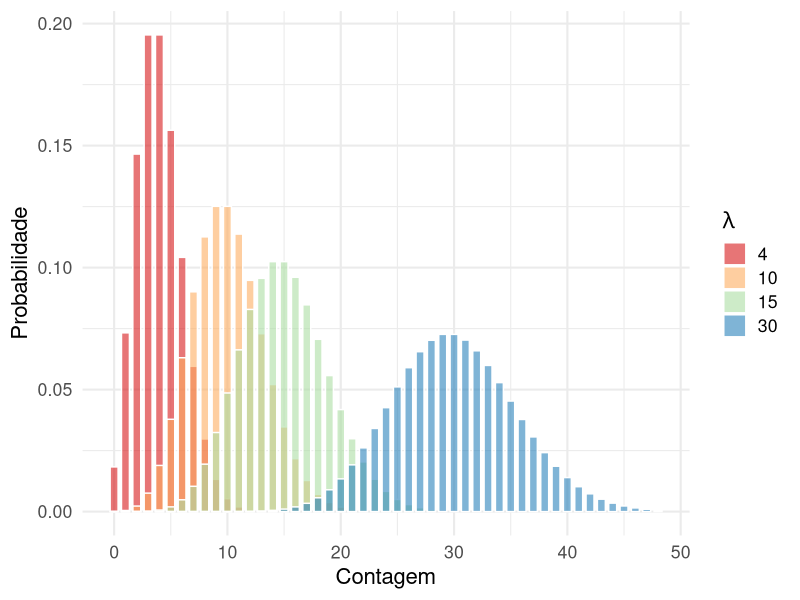
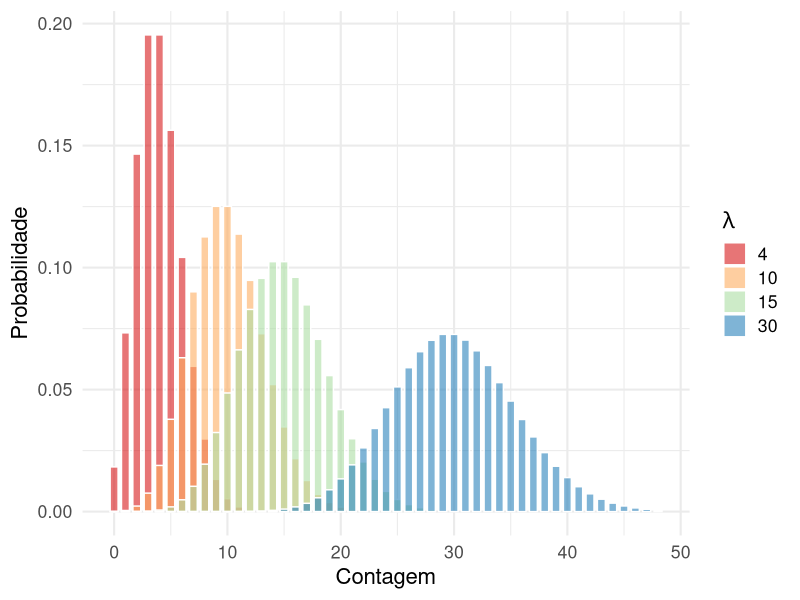
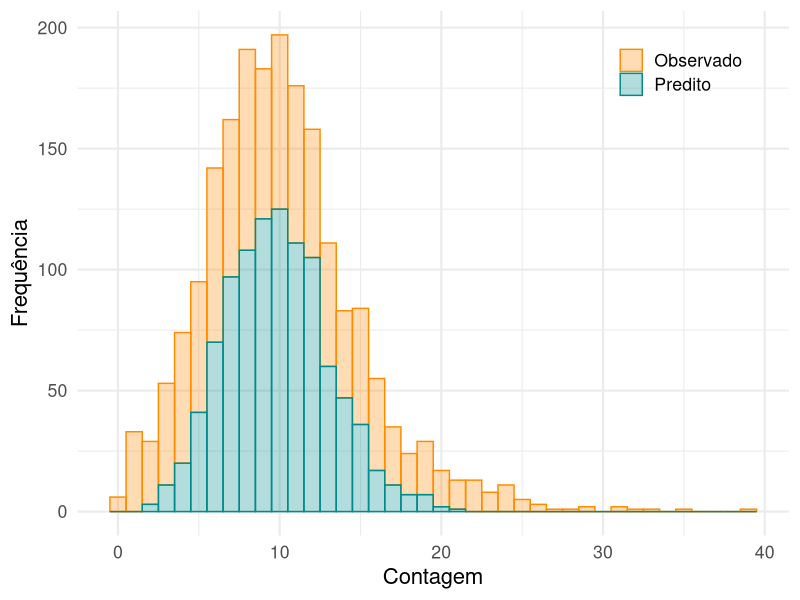

These figures' R source, in order: (Note: this script raises an error after producing the figures.)
#                                 #
#          - Figuras -            #
#            Aula 04              #
#                                 #
###################################


# Carregando os pacotes
#~~~~~~~~~~~~~~~~~~~~~~~~
library(ggplot2)
library(dplyr)
library(tidyr)


# Definindo o diretório base
#~~~~~~~~~~~~~~~~~~~~~~~~~~~~
setwd("~/OneDrive/Arbeit/Lectures_and_Talks/UFRN/Lectures/ECL0072-GLM_GAM/")



########################
# Distribuição Poisson #
########################


## Definindo o parâmetro (lambda) ##
lambdas <- c(4, 10, 15, 30)

## Simulando os dados ##
df_pois <- lapply(lambdas, function(lambda) {
  x <- 0:qpois(0.999, lambda) # include 99.9% of mass
  data.frame(x = x,
             y = dpois(x, lambda),
             lambda = factor(lambda))}) %>%
  bind_rows()


## Plot
p1 <- ggplot(df_pois, aes(x = x, y = y, fill = lambda)) +
  #geom_line(linewidth = 1.2) +
  #geom_point(size = 2) +
  geom_col(position = "identity", alpha = 0.6, width = 0.7, col = 'white') +
  theme_minimal(base_size = 14) +
  scale_fill_brewer(palette = "Spectral") +
 #scale_color_brewer(palette = "Spectral") +
  
  theme_minimal(base_size = 16) +
  labs( x = "Contagem",
        y = "Probabilidade",
        fill = expression(lambda))
p1

# ## Simulando os dados ##
# simu1 <- data.frame(x = 0:10, 
#                     y = dpois(0:10, lambda=3), 
#                     media = "E[Y] = 3")
# 
# simu2 <- data.frame(x = 0:10, 
#                     y = dpois(0:10, lambda=5),
#                     media = "E[Y] = 5")
# 
# simu3 <- data.frame(x = 0:40, 
#                     y = dpois(0:40, lambda=10), 
#                     media = "E[Y] = 10")
# 
# 
# simu4 <- data.frame(x = 60:140, 
#                     y = dpois(60:140, lambda=100), 
#                     media = "E[Y] = 100")
# 
# allsim <- rbind(simu1,simu2,simu3,simu4)
# allsim$media <- as.factor(allsim$media)
# 
# 
# ## Plot ##
# p1 <- ggplot(allsim, aes(x, y)) +
#   geom_segment(aes(x=x, xend=x, y=0, yend=y), linewidth=1.1, col = 'cyan4') +
#   geom_point(size=1.7,col = 'cyan4') +
#   facet_wrap(as.factor(media) ~ ., scales="free") +
#   ggpubr::theme_pubclean(base_size = 16) +
#   theme_bw(base_size = 16) +
#   theme(strip.background = element_rect(fill = "white"),
#         strip.text = element_text(face = "bold", size = 18),
#         panel.grid.major = element_line(linetype = "dotted"),
#         panel.grid.minor = element_line(linetype = "dotted"),
#         panel.border = element_blank(),
#         panel.spacing = unit(4, "lines"),
#         strip.placement = "outside")
# #p1

ggsave(plot = p1,
       filename ="Figuras/Distribuicao_Poisson.png", 
       width = 15,
       height = 8,
       dpi = 350)



##################
# Sobredispersão #
##################

# Para ilustrar o exemplo, usaremos a distribuição Poisson
# para representar os dados preditos.
# Para representar os dados observados, usaremos uma distribuição
# Binomial Negativa, que acomoda sobredispersão.


set.seed(987) #Para garantir a reprodutibilidade da simulação

## Definindo os parâmetros ##
nsim <- 1000 #No. de simulacoes
lambda <- 10 #Média de eventps
phi <- 4 #Sobredispersão

## Simulando os dados ##
predito <- rpois(nsim, lambda)
observado <- rnbinom(nsim, mu = lambda, size = phi) 

# Combine into dataframe with counts per value
df <- data.frame(
  valor = c(predito, observado),
  tipo = rep(c("Predito", "Observado"), each = nsim)
)


# Histogram bins
breaks <- seq(0, max(df$valor), by = 1)


## Plot ##
p2 <- ggplot(df, aes(x = valor, fill = tipo, color = tipo)) +
      geom_histogram(position = "stack",
                     bins = length(breaks),
                     alpha = 0.3) +
      scale_fill_manual(values = c("darkorange", "cyan4")) +
      scale_colour_manual(values = c("darkorange", "cyan4")) +
      labs(x = "Contagem",
           y = "Frequência") +
      theme_minimal(base_size = 16) +
      theme(#legend.position = "top",
            legend.position = c(0.95, 0.95),  # x and y coordinates (0 to 1 scale)
            legend.justification = c("right", "top"), # Align legend's right-top corner with the coordinates
            legend.title= element_blank())


ggsave(plot = p2,
       filename ="Figuras/Overdispersion.png", 
       width = 8,
       height = 5,
       dpi = 350)




#############################
# Sobredispersão - resíduos #
#############################

## Ajustar um modelo sobredisperso ##
set.seed(123)

n_obs <- 1000

x1 <- rnorm(n_obs)
y <- rpois(n_obs, lambda = exp(1 + 0.5 * x1))

mod <- glm(y ~ x1, family = "poisson")


## Calculando os resíduos de Pearson ##
df_res <- augment(mod, type.residuals = "pearson")


## Plot ##
p3 <- ggplot(df_res, aes(x = .fitted, y = .resid)) +
      geom_point(alpha = 0.4, size = 4, col = 'darkorange') +
      geom_hline(yintercept = 0, linetype = "dashed", color = "black", size =1.2) +
      labs(x = "Valores Ajustados",
           y = "Resíduos de Pearson") +
      theme_minimal(base_size = 16)


ggsave(plot = p3,
       filename ="Figuras/Overdispersion_residuals.png", 
       width = 8,
       height = 5,
       dpi = 350)



##################################
# Distribuição Binomial Negativa #
##################################


## Função para simular a distribuição BN ##
nb_data <- function(mu, sizes, prob_cutoff = 0.995) {
  df <- do.call(rbind, lapply(sizes, function(s) {
    # Dynamic cutoff for each size
    max_x <- qnbinom(prob_cutoff, mu = mu, size = s)
    x <- 0:max_x
    data.frame(x = x, y = dnbinom(x, mu = mu, size = s), size = factor(s))
  }))
  df
}

## Definindo os parâmetros ##
mu <- 10
alpha <- c(0.5, 1, 2, 5, 20, 1000)

# Gerando os dados
df <- nb_data(mu, alpha, prob_cutoff = 0.99) # cut tail at 99% mass

## Plot
p4 <- ggplot(df, aes(x = x, y = y, color = size)) +
      geom_line(linewidth = 1.2) +
      geom_point(size = 2) +
      theme_minimal(base_size = 16) +
      scale_color_brewer(palette = "Spectral") +
      labs(
        x = "Contagem",
        y = "Probabilidade",
        color = expression(alpha))

ggsave(plot = p4,
       filename ="Figuras/Distribuicao_BN.png", 
       width = 8,
       height = 5,
       dpi = 350)
